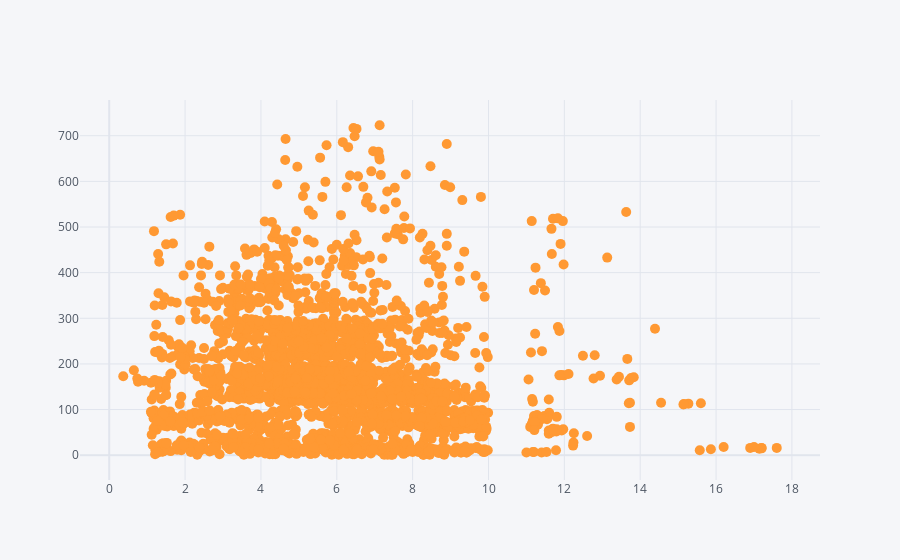

Notebook cell for this chart:
### Code cell
"""
Observation
===========
We can't see any clear relationship between total expenditure and adult mortality

"""
who_df_copy.iplot(kind='scatter',x='total expenditure',y='adult mortality',mode='markers',size=10)

### Figure 1 — Plotly figure (JSON) as saved in the notebook; plotly's stock layout.template omitted (floating-point values rounded to 4 significant figures; data arrays with more than 128 entries replaced by an {"elided": "..."} marker saying what was removed)
{"data": [{"line": {"color": "rgba(255, 153, 51, 1.0)", "dash": "solid", "shape": "linear", "width": 1.3}, "marker": {"size": 10, "symbol": "circle"}, "mode": "markers", "name": "adult mortality", "text": "", "type": "scatter", "x": {"elided": "2888 float values"}, "y": {"elided": "2888 int values"}}], "layout": {"legend": {"bgcolor": "#F5F6F9", "font": {"color": "#4D5663"}}, "paper_bgcolor": "#F5F6F9", "plot_bgcolor": "#F5F6F9", "title": {"font": {"color": "#4D5663"}}, "xaxis": {"gridcolor": "#E1E5ED", "showgrid": true, "tickfont": {"color": "#4D5663"}, "title": {"font": {"color": "#4D5663"}, "text": ""}, "zerolinecolor": "#E1E5ED"}, "yaxis": {"gridcolor": "#E1E5ED", "showgrid": true, "tickfont": {"color": "#4D5663"}, "title": {"font": {"color": "#4D5663"}, "text": ""}, "zerolinecolor": "#E1E5ED"}}}
